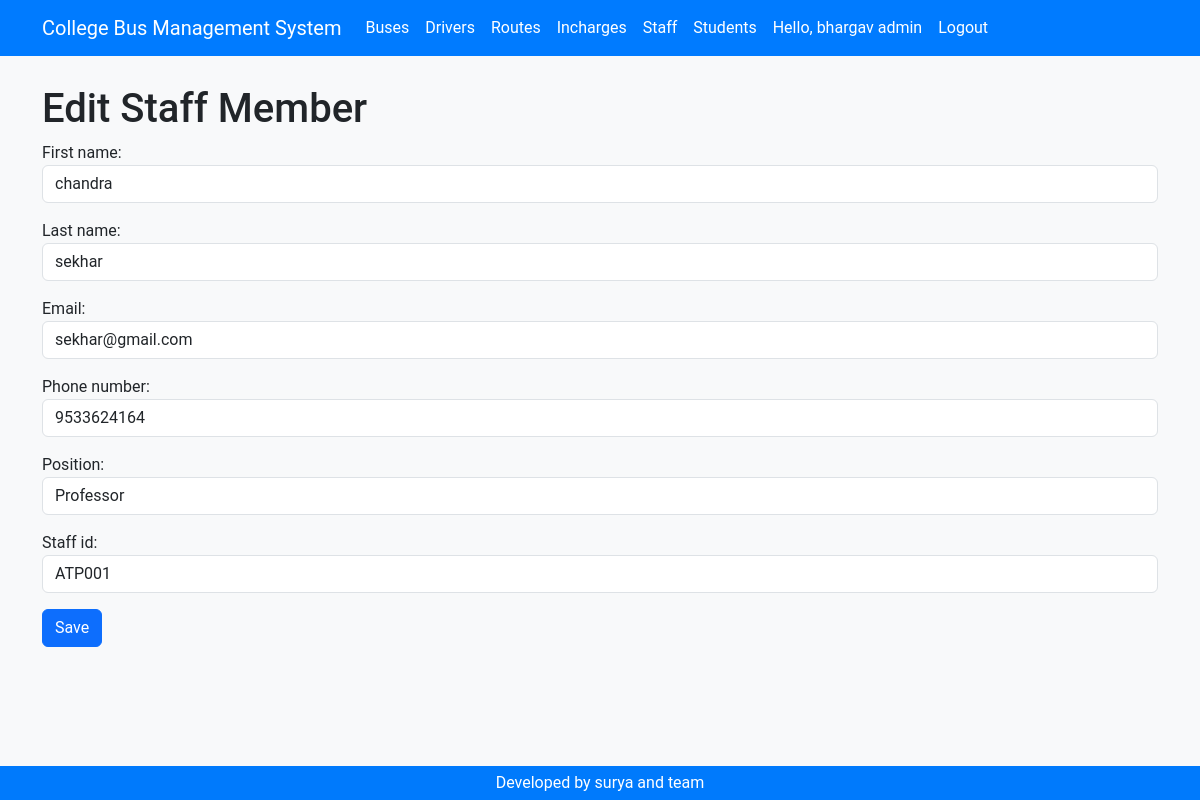
/staff/3/edit/ (signed in), run on the app's committed database.
### accounts/models.py (models this page shows, shortened)
class Profile(models.Model):
    USER_TYPES = (
        ('student', 'Student'),
        ('incharge', 'Incharge'),
        ('driver', 'Driver'),
        ('admin', 'Admin'),
    )
    user = models.OneToOneField(User, on_delete=models.CASCADE)
    user_type = models.CharField(max_length=10, choices=USER_TYPES)

### staff/models.py (models this page shows, shortened)
class Staff(models.Model):
    first_name = models.CharField(max_length=100)
    last_name = models.CharField(max_length=100)
    email = models.EmailField(unique=True)
    phone_number = models.CharField(max_length=15)
    position = models.CharField(max_length=100)
    staff_id = models.CharField(max_length=10, unique=True)

### staff/views.py (the view)
# urls.py: path('<int:pk>/edit/', views.staff_update, name='staff_update'),
@login_required
def staff_update(request, pk):
    if not request.user.profile.user_type in ['staff', 'admin']:
        messages.error(request, 'You do not have permission to access this page.')
        return redirect('/staff')  # Redirect to a relevant page
    staff_member = get_object_or_404(Staff, pk=pk)
    if request.method == 'POST':
        form = StaffForm(request.POST, instance=staff_member)
        if form.is_valid():
            form.save()
            return redirect('staff_list')
    else:
        form = StaffForm(instance=staff_member)
    return render(request, 'staff/staff_form.html', {'form': form})

### staff/forms.py
class StaffForm(forms.ModelForm):
    class Meta:
        model = Staff
        fields = ['first_name', 'last_name', 'email', 'phone_number', 'position', 'staff_id']
        widgets = {
            'first_name': forms.TextInput(attrs={'class': 'form-control', 'placeholder': 'Enter first name'}),
            'last_name': forms.TextInput(attrs={'class': 'form-control', 'placeholder': 'Enter last name'}),
            'email': forms.EmailInput(attrs={'class': 'form-control', 'placeholder': 'Enter email'}),
            'phone_number': forms.TextInput(attrs={'class': 'form-control', 'placeholder': 'Enter phone number'}),
            'position': forms.TextInput(attrs={'class': 'form-control', 'placeholder': 'Enter position'}),
            'staff_id': forms.TextInput(attrs={'class': 'form-control', 'placeholder': 'Enter staff ID'}),
        }

### accounts/context_processors.py (called while the page is built)
def user_type(request):
    if request.user.is_authenticated:
        try:
            profile = Profile.objects.get(user=request.user)
            return {'user_type': profile.user_type}
        except Profile.DoesNotExist:
            return {'user_type': None}
    return {'user_type': None}

### templates/staff/staff_form.html (shortened to what this page needs)
{% load static %}
<!DOCTYPE html>
<html lang="en">
  <head>
    <link href="{% static 'css/bootstrap.min.css' %}" rel="stylesheet" />
    <link href="{% static 'css/styles.css' %}" rel="stylesheet" />
  </head>
  <body>
    {% include 'header.html' %}
    {% block content %}
      <div class="container mb-5">
        <h1>
          {% if form.instance.pk %}
            Edit
          {% else %}
            Add
          {% endif %}Staff Member
        </h1>
        <form method="post">
          {{ form.as_p }}
          <button type="submit" class="btn btn-primary">Save</button>
        </form>
      </div>
    {% endblock %}
    {% include 'footer.html' %}
  </body>
</html>

### templates/header.html (shortened to what this page needs)
<header>
  <div class="header">
    <nav class="navbar navbar-expand-lg fixed-top myNav">
      <div class="container">
        {% if user.is_authenticated %}
          {% if user_type == 'admin' %}
            <a class="navbar-brand ms-auto" href="/accounts/admin/">College Bus Management System</a>
          {% elif user_type == 'driver' %}
            <a class="navbar-brand ms-auto" href="/accounts/driver/">College Bus Management System</a>
          {% elif user_type == 'incharge' %}
            <a class="navbar-brand ms-auto" href="/accounts/incharge/">College Bus Management System</a>
          {% elif user_type == 'student' %}
            <a class="navbar-brand ms-auto" href="/accounts/student/">College Bus Management System</a>
          {% endif %}
        {% else %}
          <a class="navbar-brand ms-auto" href="/accounts/login/">College Bus Management System</a>
        {% endif %}
        <div class="collapse navbar-collapse" id="navbarNav">
          <ul class="navbar-nav">
            <li class="nav-item">
              <a class="nav-link" href="/buses/">Buses</a>
            </li>
            <li class="nav-item">
              <a class="nav-link" href="/drivers/">Drivers</a>
            </li>
            <li class="nav-item">
              <a class="nav-link" href="/routes/">Routes</a>
            </li>
            <li class="nav-item">
              <a class="nav-link" href="/incharges/">Incharges</a>
            </li>
            <li class="nav-item">
              <a class="nav-link" href="/staff/">Staff</a>
            </li>
            <li class="nav-item">
              <a class="nav-link" href="/students/">Students</a>
            </li>
            {% if user.is_authenticated %}
              <li class="nav-item">
                <a class="nav-link" href="#">Hello, {{ user.username }} {{ user_type }}</a>
              </li>
              <li class="nav-item">
                <a class="nav-link" href="/accounts/logout">Logout</a>
              </li>
            {% endif %}
          </ul>
        </div>
      </div>
    </nav>
  </div>
</header>

### static/css/styles.css (style rules this page uses)
body { background-color: #f8f9fa; font-family: 'Roboto', sans-serif; padding-top: 70px; }
.myNav { background-color: #007bff; }
.myNav a { color: #fff; }
.header { display: block; margin-bottom: 15px; }

### data on the page
Profile: user_type "admin"
Staff: first_name "chandra", last_name "sekhar", email "sekhar@gmail.com", phone_number "9533624164", position "Professor", staff_id "ATP001"

### other printed values
{{ user.username }} "bhargav"
